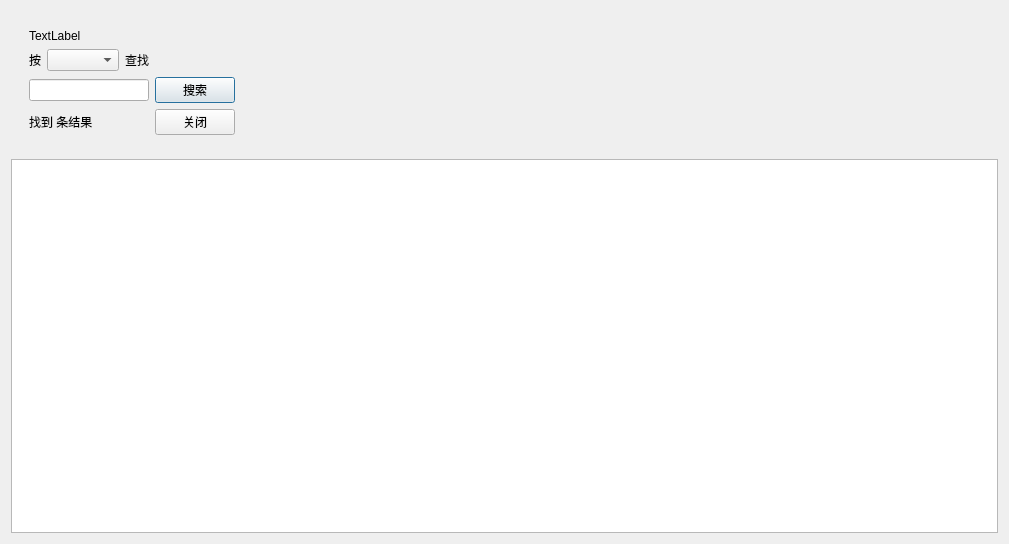
<?xml version="1.0" encoding="UTF-8"?>
<ui version="4.0">
 <class>SearchDialog</class>
 <widget class="QDialog" name="SearchDialog">
  <property name="geometry">
   <rect>
    <x>0</x>
    <y>0</y>
    <width>1009</width>
    <height>544</height>
   </rect>
  </property>
  <property name="windowTitle">
   <string>Dialog</string>
  </property>
  <layout class="QVBoxLayout" name="verticalLayout_2">
   <item>
    <layout class="QVBoxLayout" name="verticalLayout">
     <item>
      <widget class="QWidget" name="widget" native="true">
       <layout class="QHBoxLayout" name="horizontalLayout_3">
        <item>
         <widget class="QWidget" name="panelTop" native="true">
          <layout class="QGridLayout" name="gridLayout">
           <item row="3" column="0">
            <widget class="QLabel" name="resultCountLabel">
             <property name="text">
              <string>找到 条结果</string>
             </property>
            </widget>
           </item>
           <item row="0" column="0">
            <widget class="QLabel" name="searchLabel">
             <property name="text">
              <string>TextLabel</string>
             </property>
            </widget>
           </item>
           <item row="1" column="0">
            <layout class="QHBoxLayout" name="horizontalLayout">
             <item>
              <widget class="QLabel" name="label">
               <property name="text">
                <string>按</string>
               </property>
              </widget>
             </item>
             <item>
              <widget class="QComboBox" name="comboField"/>
             </item>
             <item>
              <widget class="QLabel" name="label_2">
               <property name="text">
                <string>查找</string>
               </property>
              </widget>
             </item>
            </layout>
           </item>
           <item row="2" column="0" colspan="2">
            <layout class="QHBoxLayout" name="horizontalLayout_2">
             <item>
              <widget class="QLineEdit" name="searchEdit"/>
             </item>
             <item>
              <widget class="QPushButton" name="searchButton">
               <property name="text">
                <string>搜索</string>
               </property>
              </widget>
             </item>
            </layout>
           </item>
           <item row="3" column="1">
            <widget class="QPushButton" name="closeButton">
             <property name="text">
              <string>关闭</string>
             </property>
            </widget>
           </item>
          </layout>
         </widget>
        </item>
        <item>
         <spacer name="horizontalSpacer">
          <property name="orientation">
           <enum>Qt::Horizontal</enum>
          </property>
          <property name="sizeHint" stdset="0">
           <size>
            <width>38</width>
            <height>20</height>
           </size>
          </property>
         </spacer>
        </item>
       </layout>
      </widget>
     </item>
     <item>
      <widget class="QTableView" name="tableViewSearch"/>
     </item>
    </layout>
   </item>
  </layout>
 </widget>
 <resources/>
 <connections/>
</ui>
